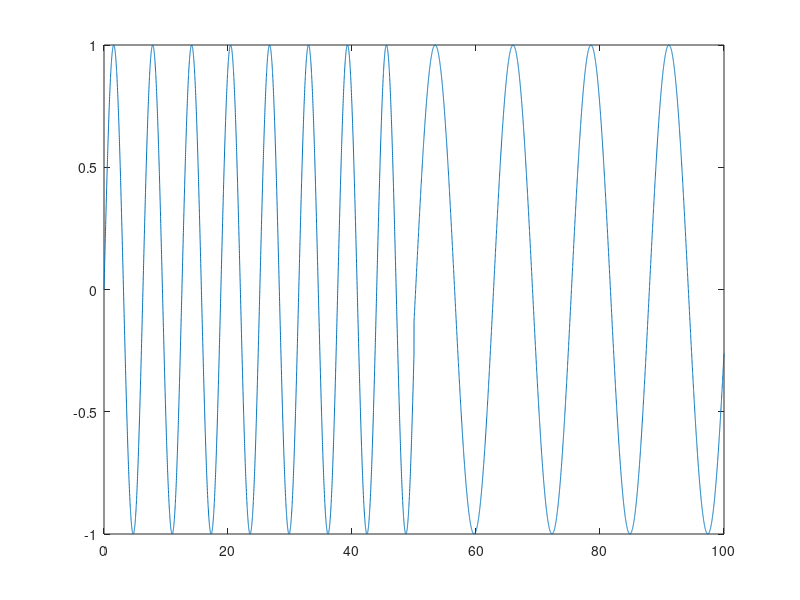

MATLAB code for this plot: (Note: this script raises an error after producing the figure.)
clc, clearvars, close all

x = linspace(0, 100, 10000); 

y1 = sin(x);
y2 = sin(0.5 * x); 

y3 = zeros(1, length(x)); 

for i = 1:1:length(x)
    if x(i) < 50
        y3(i) = sin(x(i));
    else 
        y3(i) = sin(0.5 * x(i)); 
    end
end

figure(2)
plot(x, y3)

disp(size(y3)); 

signalAnalyzer(y2, y3); 

%% FFT
clc, close all

y3_spliced = y3(1:length(y3)/2); 

y_fft = fft(y3);

y_fft_spliced = fft(y3_spliced);

y_fft = y_fft(1:(length(y_fft)/100)); 
  
freq_domain = (0:length(y_fft) - 1) / 100; 

figure(3)
plot(freq_domain, abs(y_fft))

hold on
plot(freq_domain(1:length(y_fft_spliced)-1), abs(y_fft_spliced))
xlabel('freq')

max(abs(y_fft))
max(abs(y_fft_spliced))